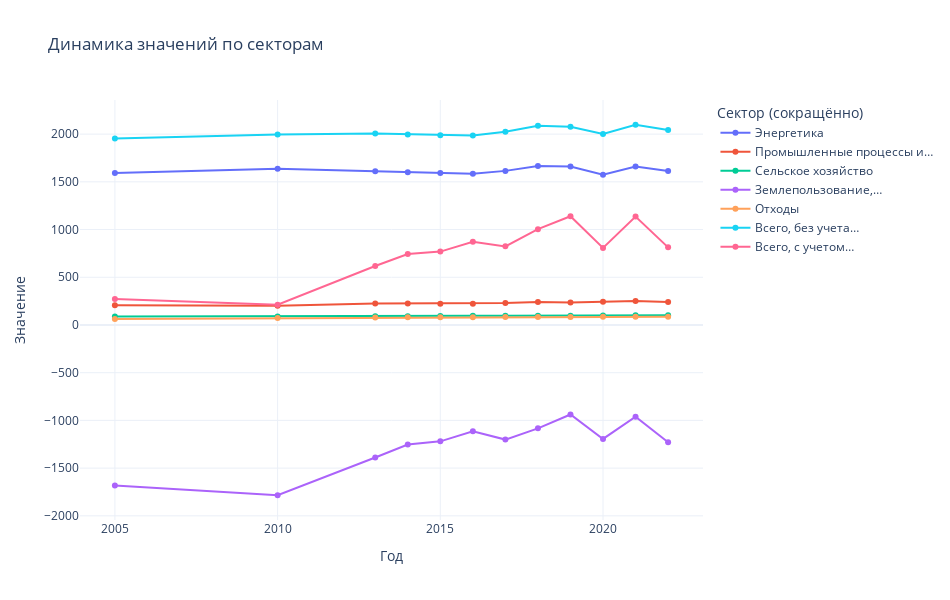

Source (notebook cell):
### Code cell
# создаём интерактивный график
fig = px.line(
    df_long,
    x="Год",
    y="Значение",
    color="Сектор_кратко",
    hover_name="Сектор",       # при наведении — полное имя
    markers=True,
    title="Динамика значений по секторам"
)

# оформление
fig.update_layout(
    legend_title_text="Сектор (сокращённо)",
    legend=dict(
        orientation="v",
        yanchor="top",
        y=1,
        xanchor="left",
        x=1.02
    ),
    hovermode="x unified",
    template="plotly_white",
    width=950,
    height=600
)

fig.show()

### Figure 1 — Plotly figure (JSON) as saved in the notebook; plotly's stock layout.template omitted (floating-point values rounded to 4 significant figures)
{"data": [{"hovertemplate": "<b>%{hovertext}</b><br><br>Сектор_кратко=Энергетика<br>Год=%{x}<br>Значение=%{y}<extra></extra>", "hovertext": ["Энергетика", "Энергетика", "Энергетика", "Энергетика", "Энергетика", "Энергетика", "Энергетика", "Энергетика", "Энергетика", "Энергетика", "Энергетика", "Энергетика"], "legendgroup": "Энергетика", "line": {"color": "#636efa", "dash": "solid"}, "marker": {"symbol": "circle"}, "mode": "lines+markers", "name": "Энергетика", "orientation": "v", "showlegend": true, "x": [2005, 2010, 2013, 2014, 2015, 2016, 2017, 2018, 2019, 2020, 2021, 2022], "xaxis": "x", "y": [1594.0, 1636.0, 1612.0, 1601.0, 1592.0, 1584.0, 1615.0, 1667.0, 1660.0, 1574.0, 1660.0, 1613.0], "yaxis": "y", "type": "scatter"}, {"hovertemplate": "<b>%{hovertext}</b><br><br>Сектор_кратко=Промышленные процессы и…<br>Год=%{x}<br>Значение=%{y}<extra></extra>", "hovertext": ["Промышленные процессы и использование промышленной продукции", "Промышленные процессы и использование промышленной продукции", "Промышленные процессы и использование промышленной продукции", "Промышленные процессы и использование промышленной продукции", "Промышленные процессы и использование промышленной продукции", "Промышленные процессы и использование промышленной продукции", "Промышленные процессы и использование промышленной продукции", "Промышленные процессы и использование промышленной продукции", "Промышленные процессы и использование промышленной продукции", "Промышленные процессы и использование промышленной продукции", "Промышленные процессы и использование промышленной продукции", "Промышленные процессы и использование промышленной продукции"], "legendgroup": "Промышленные процессы и…", "line": {"color": "#EF553B", "dash": "solid"}, "marker": {"symbol": "circle"}, "mode": "lines+markers", "name": "Промышленные процессы и…", "orientation": "v", "showlegend": true, "x": [2005, 2010, 2013, 2014, 2015, 2016, 2017, 2018, 2019, 2020, 2021, 2022], "xaxis": "x", "y": [206.7, 200.4, 224.2, 224.6, 222.4, 222.4, 230.2, 240.1, 235.7, 242.3, 250.7, 240.6], "yaxis": "y", "type": "scatter"}, {"hovertemplate": "<b>%{hovertext}</b><br><br>Сектор_кратко=Сельское хозяйство<br>Год=%{x}<br>Значение=%{y}<extra></extra>", "hovertext": ["Сельское хозяйство", "Сельское хозяйство", "Сельское хозяйство", "Сельское хозяйство", "Сельское хозяйство", "Сельское хозяйство", "Сельское хозяйство", "Сельское хозяйство", "Сельское хозяйство", "Сельское хозяйство", "Сельское хозяйство", "Сельское хозяйство"], "legendgroup": "Сельское хозяйство", "line": {"color": "#00cc96", "dash": "solid"}, "marker": {"symbol": "circle"}, "mode": "lines+markers", "name": "Сельское хозяйство", "orientation": "v", "showlegend": true, "x": [2005, 2010, 2013, 2014, 2015, 2016, 2017, 2018, 2019, 2020, 2021, 2022], "xaxis": "x", "y": [89.6, 89.0, 92.5, 92.2, 93.1, 96.0, 96.8, 96.4, 97.3, 100.1, 101.9, 102.3], "yaxis": "y", "type": "scatter"}, {"hovertemplate": "<b>%{hovertext}</b><br><br>Сектор_кратко=Землепользование,…<br>Год=%{x}<br>Значение=%{y}<extra></extra>", "hovertext": ["Землепользование, изменение землепользования и лесное хозяйство3)", "Землепользование, изменение землепользования и лесное хозяйство3)", "Землепользование, изменение землепользования и лесное хозяйство3)", "Землепользование, изменение землепользования и лесное хозяйство3)", "Землепользование, изменение землепользования и лесное хозяйство3)", "Землепользование, изменение землепользования и лесное хозяйство3)", "Землепользование, изменение землепользования и лесное хозяйство3)", "Землепользование, изменение землепользования и лесное хозяйство3)", "Землепользование, изменение землепользования и лесное хозяйство3)", "Землепользование, изменение землепользования и лесное хозяйство3)", "Землепользование, изменение землепользования и лесное хозяйство3)", "Землепользование, изменение землепользования и лесное хозяйство3)"], "legendgroup": "Землепользование,…", "line": {"color": "#ab63fa", "dash": "solid"}, "marker": {"symbol": "circle"}, "mode": "lines+markers", "name": "Землепользование,…", "orientation": "v", "showlegend": true, "x": [2005, 2010, 2013, 2014, 2015, 2016, 2017, 2018, 2019, 2020, 2021, 2022], "xaxis": "x", "y": [-1682.0, -1784.0, -1389.0, -1253.0, -1219.0, -1113.0, -1201.0, -1083.0, -937.8, -1194.0, -961.5, -1229.0], "yaxis": "y", "type": "scatter"}, {"hovertemplate": "<b>%{hovertext}</b><br><br>Сектор_кратко=Отходы<br>Год=%{x}<br>Значение=%{y}<extra></extra>", "hovertext": ["Отходы", "Отходы", "Отходы", "Отходы", "Отходы", "Отходы", "Отходы", "Отходы", "Отходы", "Отходы", "Отходы", "Отходы"], "legendgroup": "Отходы", "line": {"color": "#FFA15A", "dash": "solid"}, "marker": {"symbol": "circle"}, "mode": "lines+markers", "name": "Отходы", "orientation": "v", "showlegend": true, "x": [2005, 2010, 2013, 2014, 2015, 2016, 2017, 2018, 2019, 2020, 2021, 2022], "xaxis": "x", "y": [63.5, 71.9, 78.1, 79.8, 81.1, 82.2, 83.2, 84.1, 84.5, 85.2, 85.5, 85.8], "yaxis": "y", "type": "scatter"}, {"hovertemplate": "<b>%{hovertext}</b><br><br>Сектор_кратко=Всего, без учета…<br>Год=%{x}<br>Значение=%{y}<extra></extra>", "hovertext": ["Всего, без учета землепользования, изменения землепользования и лесного хозяйства", "Всего, без учета землепользования, изменения землепользования и лесного хозяйства", "Всего, без учета землепользования, изменения землепользования и лесного хозяйства", "Всего, без учета землепользования, изменения землепользования и лесного хозяйства", "Всего, без учета землепользования, изменения землепользования и лесного хозяйства", "Всего, без учета землепользования, изменения землепользования и лесного хозяйства", "Всего, без учета землепользования, изменения землепользования и лесного хозяйства", "Всего, без учета землепользования, изменения землепользования и лесного хозяйства", "Всего, без учета землепользования, изменения землепользования и лесного хозяйства", "Всего, без учета землепользования, изменения землепользования и лесного хозяйства", "Всего, без учета землепользования, изменения землепользования и лесного хозяйства", "Всего, без учета землепользования, изменения землепользования и лесного хозяйства"], "legendgroup": "Всего, без учета…", "line": {"color": "#19d3f3", "dash": "solid"}, "marker": {"symbol": "circle"}, "mode": "lines+markers", "name": "Всего, без учета…", "orientation": "v", "showlegend": true, "x": [2005, 2010, 2013, 2014, 2015, 2016, 2017, 2018, 2019, 2020, 2021, 2022], "xaxis": "x", "y": [1954.0, 1997.0, 2007.0, 1997.0, 1988.0, 1984.0, 2025.0, 2087.0, 2077.0, 2001.0, 2098.0, 2042.0], "yaxis": "y", "type": "scatter"}, {"hovertemplate": "<b>%{hovertext}</b><br><br>Сектор_кратко=Всего, с учетом…<br>Год=%{x}<br>Значение=%{y}<extra></extra>", "hovertext": ["Всего, с учетом землепользования, изменения землепользования и лесного хозяйства", "Всего, с учетом землепользования, изменения землепользования и лесного хозяйства", "Всего, с учетом землепользования, изменения землепользования и лесного хозяйства", "Всего, с учетом землепользования, изменения землепользования и лесного хозяйства", "Всего, с учетом землепользования, изменения землепользования и лесного хозяйства", "Всего, с учетом землепользования, изменения землепользования и лесного хозяйства", "Всего, с учетом землепользования, изменения землепользования и лесного хозяйства", "Всего, с учетом землепользования, изменения землепользования и лесного хозяйства", "Всего, с учетом землепользования, изменения землепользования и лесного хозяйства", "Всего, с учетом землепользования, изменения землепользования и лесного хозяйства", "Всего, с учетом землепользования, изменения землепользования и лесного хозяйства", "Всего, с учетом землепользования, изменения землепользования и лесного хозяйства"], "legendgroup": "Всего, с учетом…", "line": {"color": "#FF6692", "dash": "solid"}, "marker": {"symbol": "circle"}, "mode": "lines+markers", "name": "Всего, с учетом…", "orientation": "v", "showlegend": true, "x": [2005, 2010, 2013, 2014, 2015, 2016, 2017, 2018, 2019, 2020, 2021, 2022], "xaxis": "x", "y": [271.5, 212.8, 617.7, 743.9, 769.0, 871.0, 823.7, 1004.0, 1140.0, 807.2, 1137.0, 813.2], "yaxis": "y", "type": "scatter"}], "layout": {"xaxis": {"anchor": "y", "domain": [0.0, 1.0], "title": {"text": "Год"}}, "yaxis": {"anchor": "x", "domain": [0.0, 1.0], "title": {"text": "Значение"}}, "legend": {"title": {"text": "Сектор (сокращённо)"}, "tracegroupgap": 0, "orientation": "v", "yanchor": "top", "y": 1, "xanchor": "left", "x": 1.02}, "title": {"text": "Динамика значений по секторам"}, "hovermode": "x unified", "width": 950, "height": 600}}
